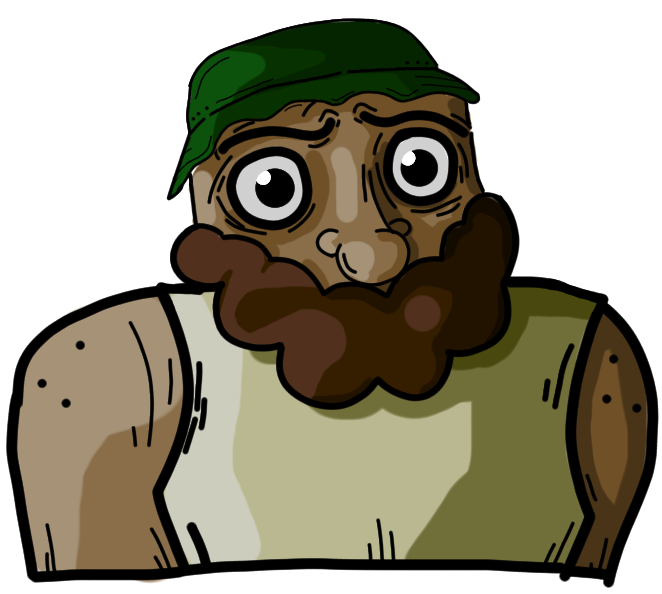
#> input picture assets/Bob.png, 662 x 594 px
$ python opt_img.py
#> lines starting #> are read from the running program, lines starting #| are printed output that depends on the picture
import os
from PIL import Image

ratio = float(input("Ratio ?"))
#> the answer given: 3

files = os.listdir()
for f in files:
    if f.endswith(".png"):
        print(f"Processing {f}...")
        old = Image.open(f)
#> old is the input picture: PIL image 662x594 RGBA; mean R, G, B, A 62.8, 58.3, 40, 164
        new = old.resize((round(old.size[0]/ratio), round(old.size[1]/ratio)))
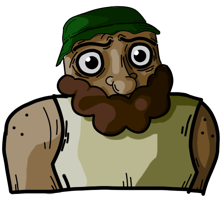
#> new: PIL image 221x198 RGBA; mean R, G, B, A 63, 58.5, 40.1, 164; transparent parts drawn white
        new.save(f)
#> pass 2 of the loop `for f in files:`:
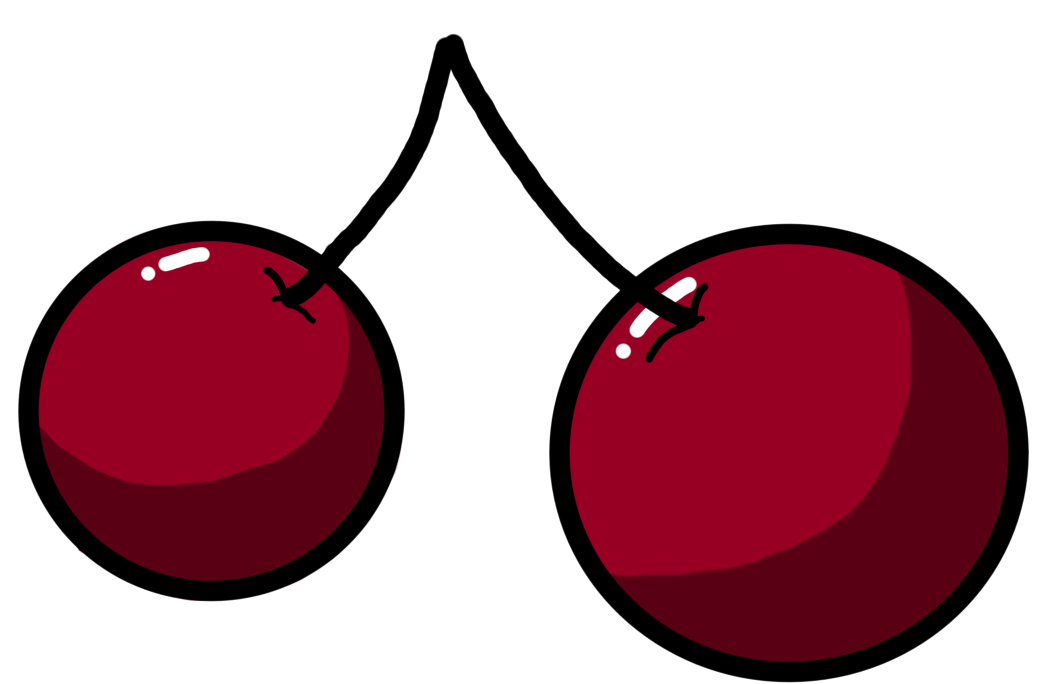
#> input picture assets/Cherry.png, 2073 x 1368 px (shown at 1/2 size)
#> old is the input picture: PIL image 2073x1368 RGBA; mean R, G, B, A 42.6, 0.7, 10.4, 107.6
#> `new = old.resize((round(old.size[0]/ratio), round(old.size[1]/ratio)))`:
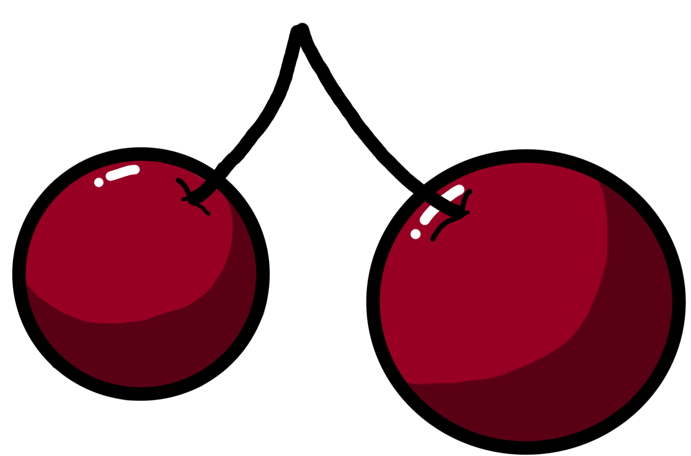
#> new: PIL image 691x456 RGBA; mean R, G, B, A 42.6, 0.7, 10.4, 107.6; transparent parts drawn white

print("Done ! ")
